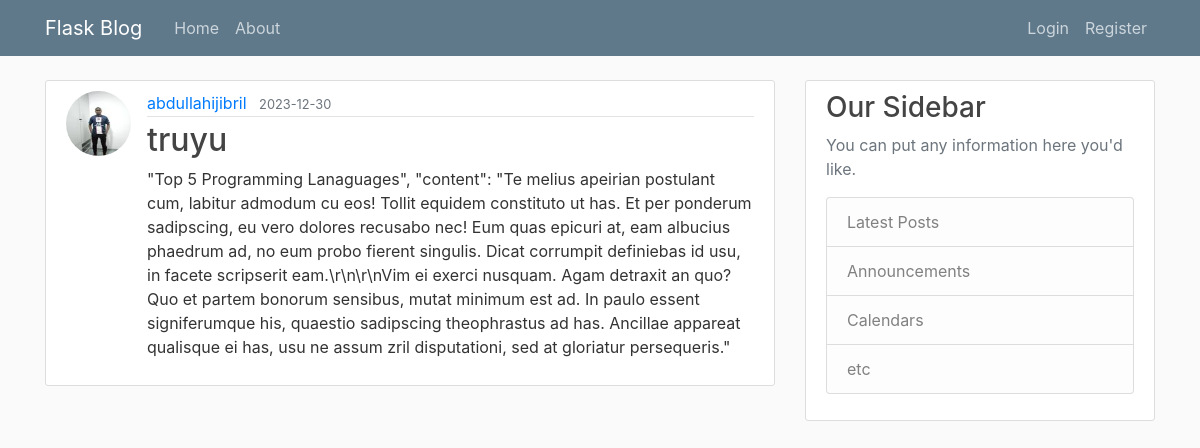
Screenshot of /post/3 with the database file from the repository.
### flaskblog/models.py (models this page shows, shortened)
class User(db.Model, UserMixin):
    id = db.Column(db.Integer, primary_key=True)
    username = db.Column(db.String(20), unique=True, nullable=False)
    email = db.Column(db.String(120), unique=True, nullable=False)
    image_file = db.Column(db.String(20), nullable=False, default='default.jpg')
    password = db.Column(db.String(60), nullable=False)
    posts = db.relationship('Post', backref='author', lazy=True)

class Post(db.Model):
    id = db.Column(db.Integer, primary_key=True)
    title = db.Column(db.String(100), nullable=False)
    date_posted = db.Column(db.DateTime, nullable=False, default=datetime.utcnow)
    content = db.Column(db.Text, nullable=False)
    user_id = db.Column(db.Integer, db.ForeignKey('user.id'), nullable=False)

### flaskblog/routes.py (the view)
@app.route("/post/<int:post_id>")
def post(post_id):
    post = Post.query.get_or_404(post_id)
    return render_template('post.html', title=post.title, post=post)

### flaskblog/templates/post.html (shortened to what this page needs)
{% extends "layout.html" %}
{% block content %}
  <article class="media content-section">
    <img class="rounded-circle article-img" src="{{ url_for('static', filename='profile_pics/' + post.author.image_file) }}">
    <div class="media-body">
      <div class="article-metadata">
        <a class="mr-2" href="{{ url_for('user_posts', username=post.author.username) }}">{{ post.author.username }}</a>
        <small class="text-muted">{{ post.date_posted.strftime('%Y-%m-%d') }}</small>
      </div>
      <h2 class="article-title">{{ post.title }}</h2>
      <p class="article-content">{{ post.content }}</p>
    </div>
  </article>
{% endblock content %}

### flaskblog/static/main.css (style rules this page uses)
body { background: #fafafa; color: #333333; margin-top: 5rem; }
h1, h2, h3, h4, h5, h6 { color: #444444; }
.content-section { background: #ffffff; padding: 10px 20px; border: 1px solid #dddddd; border-radius: 3px; margin-bottom: 20px; }
.article-title { color: #444444; }
.article-content { white-space: pre-line; }
.article-img { height: 65px; width: 65px; margin-right: 16px; }
.article-metadata { padding-bottom: 1px; margin-bottom: 4px; border-bottom: 1px solid #e3e3e3 }

### rows the page displays
User: image_file (picture), author.username "abdullahijibril"
Post: date_posted "2023-12-30", title "truyu", content "\"Top 5 Programming Lanaguages\", \"content\": \"Te melius apeirian postulant cum, labitur admodum cu eos! Tollit equidem constituto ut has. Et per ponderum sadipscing, eu vero dolores recusabo nec! Eum quas epicuri at, eam albucius phaedrum ad, no eum probo fierent singulis. Dicat corrumpit definiebas id usu, in facete scripserit eam.\\r\\n\\r\\nVim ei exerci nusquam. Agam detraxit an quo? Quo et partem bonorum sensibus, mutat minimum est ad. In paulo essent signiferumque his, quaestio sadipscing theophrastus ad has. Ancillae appareat qualisque ei has, usu ne assum zril disputationi, sed at gloriatur persequeris.\""
